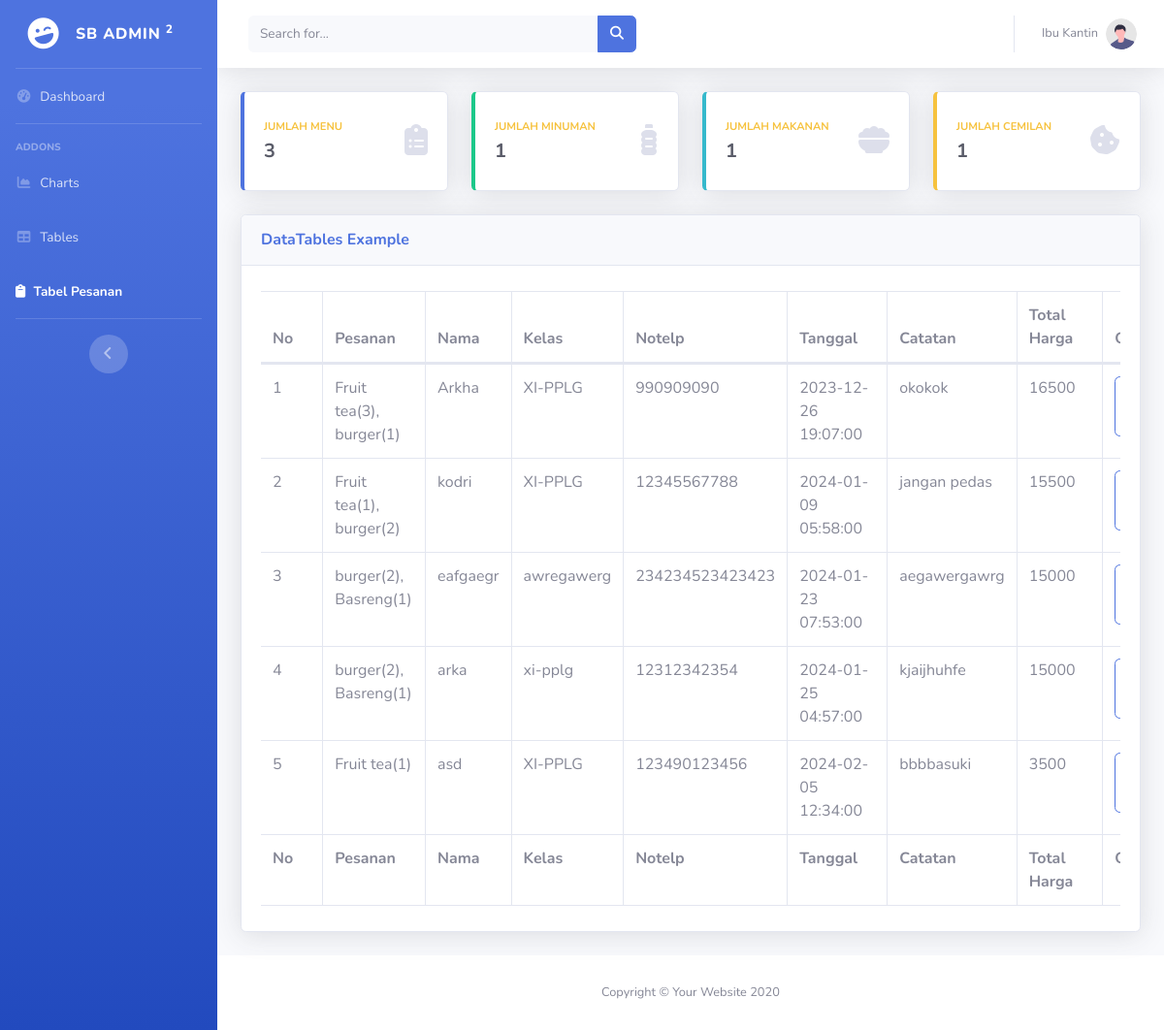
/admin/tabel_pesanan.php, run on the app's committed database.
### tables this page shows
CREATE TABLE `transaksi` (
  `id_menu` int(11) NOT NULL,
  `nama_makanan` varchar(255) NOT NULL,
  `harga` varchar(255) NOT NULL,
  `nama` varchar(255) NOT NULL,
  `kelas` varchar(50) NOT NULL,
  `notelp` varchar(15) NOT NULL,
  `tanggal` timestamp NOT NULL DEFAULT current_timestamp() ON UPDATE current_timestamp(),
  `komen` text NOT NULL,
  `message` text NOT NULL
);

### admin/tabel_pesanan.php (the view, shortened to what this page needs)
<!DOCTYPE html>
<html lang="en">
<head>
    <link href="vendor/fontawesome-free/css/all.min.css" rel="stylesheet" type="text/css">
    <link rel="stylesheet" href="https://cdnjs.cloudflare.com/ajax/libs/font-awesome/6.4.2/css/all.min.css" />
    <link href="css/sb-admin-2.min.css" rel="stylesheet">
    <link href="vendor/datatables/dataTables.bootstrap4.min.css" rel="stylesheet">
</head>
<body id="page-top">
    <div id="wrapper">
        <ul class="navbar-nav bg-gradient-primary sidebar sidebar-dark accordion" id="accordionSidebar">
            <a class="sidebar-brand d-flex align-items-center justify-content-center" href="index.html">
                <div class="sidebar-brand-icon rotate-n-15">
                    <i class="fas fa-laugh-wink"></i>
                </div>
                <div class="sidebar-brand-text mx-3">SB Admin <sup>2</sup></div>
            </a>
            <hr class="sidebar-divider my-0">
            <li class="nav-item">
                <a class="nav-link" href="index.html">
                    <i class="fas fa-fw fa-tachometer-alt"></i>
                    <span>Dashboard</span></a>
            </li>
            <hr class="sidebar-divider">
            <div class="sidebar-heading">
                Addons
            </div>
            <li class="nav-item">
                <a class="nav-link" href="charts.html">
                    <i class="fas fa-fw fa-chart-area"></i>
                    <span>Charts</span></a>
            </li>
            <li class="nav-item">
                <a class="nav-link" href="tables.php">
                    <i class="fas fa-fw fa-table"></i>
                    <span>Tables</span></a>
            </li>
            <li class="nav-item active">
                <a class="nav-link" href="tabel_pesanan.php">
                    <i class="fa-solid fa-clipboard"></i>
                    <span>Tabel Pesanan</span></a>
            </li>
            <hr class="sidebar-divider d-none d-md-block">
            <div class="text-center d-none d-md-inline">
                <button class="rounded-circle border-0" id="sidebarToggle"></button>
            </div>
        </ul>
        <div id="content-wrapper" class="d-flex flex-column">
            <div id="content">
                <nav class="navbar navbar-expand navbar-light bg-white topbar mb-4 static-top shadow">
                    <form class="d-none d-sm-inline-block form-inline mr-auto ml-md-3 my-2 my-md-0 mw-100 navbar-search">
                        <div class="input-group">
                            <input type="text" class="form-control bg-light border-0 small" placeholder="Search for..." aria-label="Search" aria-describedby="basic-addon2">
                            <div class="input-group-append">
                                <button class="btn btn-primary" type="button">
                                    <i class="fas fa-search fa-sm"></i>
                                </button>
                            </div>
                        </div>
                    </form>
                    <ul class="navbar-nav ml-auto">
                        <li class="nav-item dropdown no-arrow">
                            <a class="nav-link dropdown-toggle" href="#" id="userDropdown" role="button" data-toggle="dropdown" aria-haspopup="true" aria-expanded="false">
                                <span class="mr-2 d-none d-lg-inline text-gray-600 small">Ibu Kantin</span>
                                <img class="img-profile rounded-circle" src="img/undraw_profile.svg">
                            </a>
                        </li>
                    </ul>
                </nav>
                <div class="container-fluid">
                    <div class="row">
                        <?php
                        include "koneksi.php";
                        $data = mysqli_query($koneksi, "SELECT * FROM menu");
                        $menu = mysqli_num_rows($data);
                        ?>
                        <div class="col-xl-3 col-md-6 mb-4">
                            <div class="card border-left-primary shadow h-100 py-2">
                                <div class="card-body">
                                    <div class="row no-gutters align-items-center">
                                        <div class="col mr-2">
                                            <div class="text-xs font-weight-bold text-warning text-uppercase mb-1">
                                                Jumlah Menu</div>
                                            <div class="h5 mb-0 font-weight-bold text-gray-800"><?php echo $menu ?></div>
                                        </div>
                                        <div class="col-auto">
                                            <i class="fas fa-clipboard-list fa-2x text-gray-300"></i>
                                        </div>
                                    </div>
                                </div>
                            </div>
                        </div>
                        <?php
                        include "koneksi.php";
                        $data = mysqli_query($koneksi, "SELECT * FROM menu where filter='minuman'");
                        $minuman = mysqli_num_rows($data);
                        ?>
                        <div class="col-xl-3 col-md-6 mb-4">
                            <div class="card border-left-success shadow h-100 py-2">
                                <div class="card-body">
                                    <div class="row no-gutters align-items-center">
                                        <div class="col mr-2">
                                            <div class="text-xs font-weight-bold text-warning text-uppercase mb-1">
                                                Jumlah Minuman</div>
                                            <div class="h5 mb-0 font-weight-bold text-gray-800"><?php echo $minuman ?></div>
                                        </div>
                                        <div class="col-auto">
                                            <i class="fa-solid fa-bottle-water fa-2x text-gray-300"></i>
                                        </div>
                                    </div>
                                </div>
                            </div>
                        </div>
                        <?php
                        include "koneksi.php";
                        $data = mysqli_query($koneksi, "SELECT * FROM menu where filter='makanan'");
                        $makanan = mysqli_num_rows($data);
                        ?>
                        <div class="col-xl-3 col-md-6 mb-4">
                            <div class="card border-left-info shadow h-100 py-2">
                                <div class="card-body">
                                    <div class="row no-gutters align-items-center">
                                        <div class="col mr-2">
                                            <div class="text-xs font-weight-bold text-warning text-uppercase mb-1">
                                                Jumlah Makanan</div>
                                            <div class="h5 mb-0 font-weight-bold text-gray-800"><?php echo $makanan ?></div>
                                        </div>
                                        <div class="col-auto">
                                            <i class="fas fa-solid fa-bowl-food fa-2x text-gray-300"></i>
                                        </div>
                                    </div>
                                </div>
                            </div>
                        </div>
                        <?php
                        include "koneksi.php";
                        $data = mysqli_query($koneksi, "SELECT * FROM menu where filter='cemilan'");
                        $cemilan = mysqli_num_rows($data);
                        ?>
                        <div class="col-xl-3 col-md-6 mb-4">
                            <div class="card border-left-warning shadow h-100 py-2">
                                <div class="card-body">
                                    <div class="row no-gutters align-items-center">
                                        <div class="col mr-2">
                                            <div class="text-xs font-weight-bold text-warning text-uppercase mb-1">
                                                Jumlah Cemilan</div>
                                            <div class="h5 mb-0 font-weight-bold text-gray-800"><?php echo $cemilan ?></div>
                                        </div>
                                        <div class="col-auto">
                                            <i class="fa-solid fa-cookie-bite fa-2x text-gray-300"></i>
                                        </div>
                                    </div>
                                </div>
                            </div>
                        </div>
                    </div>
                </div>
                <div class="container-fluid">
                    <div class="card shadow mb-4">
                        <div class="card-header py-3">
                            <h6 class="m-0 font-weight-bold text-primary">DataTables Example</h6>
                        </div>
                        <div class="card-body">
                            <div class="table-responsive">
                                <table class="table table-bordered" id="dataTable" width="100%" cellspacing="0">
                                    <thead>
                                        <tr>
                                            <th>No</th>
                                            <th>Pesanan</th>
                                            <th>Nama</th>
                                            <th>Kelas</th>
                                            <th>Notelp</th>
                                            <th>Tanggal</th>
                                            <th>Catatan</th>
                                            <th>Total Harga</th>
                                            <th style="width:10%">Opsi</th>
                                        </tr>
                                    </thead>
                                    <tfoot>
                                        <tr>
                                            <th>No</th>
                                            <th>Pesanan</th>
                                            <th>Nama</th>
                                            <th>Kelas</th>
                                            <th>Notelp</th>
                                            <th>Tanggal</th>
                                            <th>Catatan</th>
                                            <th>Total Harga</th>
                                            <th style="width:10%">Opsi</th>
                                        </tr>
                                    </tfoot>
                                    <tbody>
                                        <tr>
                                            <?php
                                            include 'koneksi.php';
                                            $no = 1;
                                            $data = mysqli_query($koneksi, "select * from transaksi");
                                            while ($d = mysqli_fetch_array($data)) {
                                            ?>
                                        <tr>
                                            <td>
                                                <?php echo $no++; ?>
                                            </td>
                                            <td>
                                                <?php echo $d['nama_makanan']; ?>
                                            </td>
                                            <td>
                                                <?php echo $d['nama']; ?>
                                            </td>
                                            <td>
                                                <?php echo $d['kelas']; ?>
                                            </td>
                                            <td>
                                                <?php echo $d['notelp']; ?>
                                            </td>
                                            <td>
                                                <?php echo $d['tanggal']; ?>
                                            </td>
                                            <td>
                                                <?php echo $d['message']; ?>
                                            </td>
                                            <td>
                                                <?php echo $d['harga']; ?>
                                            </td>
                                            <td>
                                                <a href="hapus_pesanan.php?id_menu=<?php echo $d['id_menu']; ?>" class="btn btn-outline-primary">Pesanan Siap!</a>
                                            </td>
                                        </tr>
                                    <?php
                                            }
                                    ?>
                                    </tr>
                                    </tbody>
                                </table>
                            </div>
                        </div>
                    </div>
                </div>
            </div>
            <footer class="sticky-footer bg-white">
                <div class="container my-auto">
                    <div class="copyright text-center my-auto">
                        <span>Copyright &copy; Your Website 2020</span>
                    </div>
                </div>
            </footer>
        </div>
    </div>
</body>
</html>

### data on the page
transaksi: nama_makanan "Fruit tea(3), burger(1)", nama "Arkha", kelas "XI-PPLG", notelp "990909090", tanggal "2023-12-26 19:07:00", message "okokok", harga "16500"
transaksi: nama_makanan "Fruit tea(1), burger(2)", nama "kodri", kelas "XI-PPLG", notelp "12345567788", tanggal "2024-01-09 05:58:00", message "jangan pedas", harga "15500"
transaksi: nama_makanan "burger(2), Basreng(1)", nama "eafgaegr", kelas "awregawerg", notelp "234234523423423", tanggal "2024-01-23 07:53:00", message "aegawergawrg", harga "15000"
transaksi: nama_makanan "burger(2), Basreng(1)", nama "arka", kelas "xi-pplg", notelp "12312342354", tanggal "2024-01-25 04:57:00", message "kjaijhuhfe", harga "15000"
transaksi: nama_makanan "Fruit tea(1)", nama "asd", kelas "XI-PPLG", notelp "123490123456", tanggal "2024-02-05 12:34:00", message "bbbbasuki", harga "3500"

### other printed values
$menu "3"
$minuman "1"
$makanan "1"
$cemilan "1"
